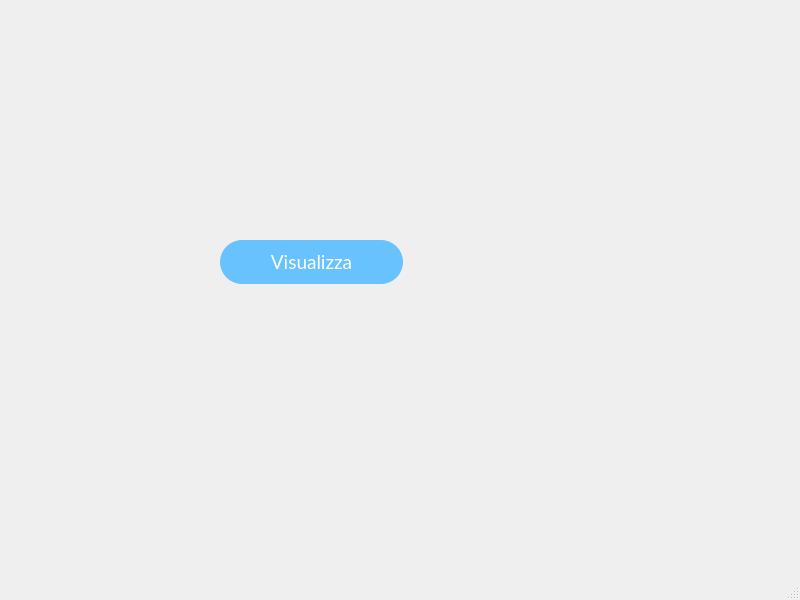
<?xml version="1.0" encoding="UTF-8"?>
<ui version="4.0">
 <class>MainWindow</class>
 <widget class="QMainWindow" name="MainWindow">
  <property name="geometry">
   <rect>
    <x>0</x>
    <y>0</y>
    <width>800</width>
    <height>600</height>
   </rect>
  </property>
  <property name="windowTitle">
   <string>MainWindow</string>
  </property>
  <widget class="QWidget" name="centralwidget">
   <widget class="QPushButton" name="pushButton">
    <property name="geometry">
     <rect>
      <x>220</x>
      <y>240</y>
      <width>183</width>
      <height>44</height>
     </rect>
    </property>
    <property name="font">
     <font>
      <family>Lato</family>
      <pointsize>14</pointsize>
      <weight>50</weight>
      <italic>false</italic>
      <bold>false</bold>
     </font>
    </property>
    <property name="cursor">
     <cursorShape>PointingHandCursor</cursorShape>
    </property>
    <property name="autoFillBackground">
     <bool>false</bool>
    </property>
    <property name="styleSheet">
     <string notr="true">QPushButton{
 background-color:rgb(104, 194, 253);
 border-style: solid;
 border-radius:22px;
color: rgb(255, 255, 255);
font: 14pt &quot;Lato&quot;;
}

QPushButton::hover{


	border-color : rgb(15, 138, 204);
	color: white;
border-width:0;
}

QPushButton::pressed{
	border-color:rgb(104, 194, 253);
	border-width:4;
	background-color : white;
	color:rgb(104, 194, 253);
}
</string>
    </property>
    <property name="text">
     <string>Visualizza</string>
    </property>
   </widget>
  </widget>
  <widget class="QMenuBar" name="menubar">
   <property name="geometry">
    <rect>
     <x>0</x>
     <y>0</y>
     <width>800</width>
     <height>26</height>
    </rect>
   </property>
  </widget>
  <widget class="QStatusBar" name="statusbar"/>
 </widget>
 <resources/>
 <connections/>
</ui>
